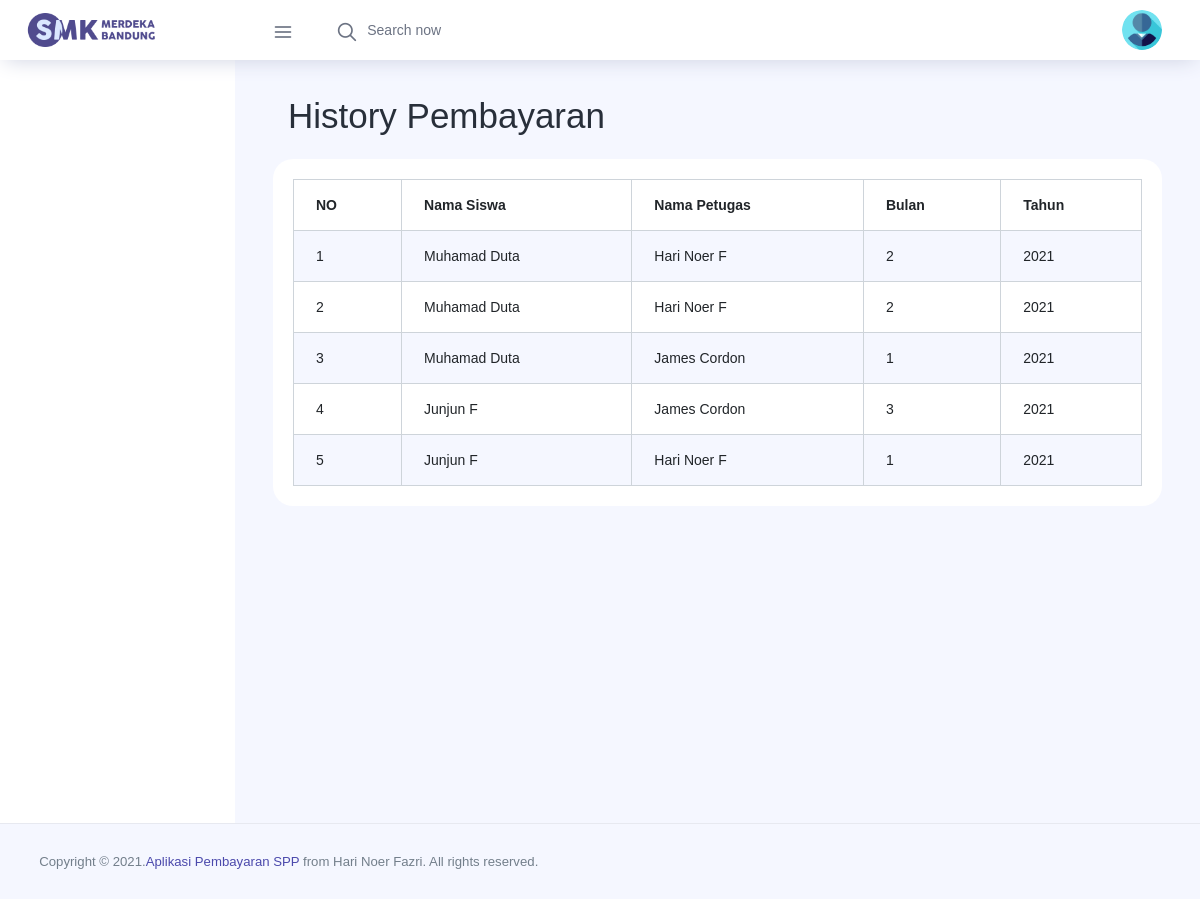
/index.php/pembayaran/history_pembayaran, run on the app's committed database.
### tables this page shows
CREATE TABLE `pembayaran` (
  `id_pembayaran` int(10) UNSIGNED NOT NULL,
  `id_petugas` int(11) NOT NULL,
  `nisn` varchar(10) NOT NULL,
  `tgl_bayar` date NOT NULL,
  `bulan_dibayar` varchar(8) NOT NULL,
  `tahun_dibayar` varchar(4) NOT NULL,
  `jumlah_bayar` int(11) NOT NULL
);

CREATE TABLE `siswa` (
  `nisn` varchar(10) NOT NULL,
  `nis` varchar(8) NOT NULL,
  `nama` varchar(35) NOT NULL,
  `username` varchar(35) NOT NULL,
  `password` varchar(40) NOT NULL,
  `id_kelas` int(11) NOT NULL,
  `id_petugas` int(11) NOT NULL,
  `alamat` text NOT NULL,
  `no_telp` varchar(13) NOT NULL,
  `id_spp` int(11) NOT NULL
);

CREATE TABLE `petugas` (
  `id_petugas` int(11) NOT NULL,
  `username` varchar(25) NOT NULL,
  `password` varchar(40) NOT NULL,
  `nama_petugas` varchar(35) NOT NULL,
  `level` enum('admin','petugas') NOT NULL
);

### application/controllers/Pembayaran.php (called while the page is built, shortened)
<?php
class Pembayaran extends CI_Controller
{
	public function history_pembayaran()
	{
		$data['data_history'] = $this->M_pembayaran->get_data()->result();
		$data['title'] = 'History Pembayaran';
		$this->load->view('layouts/header', $data);
		$this->load->view('layouts/sidebar');
		$this->load->view('admin/pembayaran/history_pembayaran', $data);
		$this->load->view('layouts/footer');
	}
}

### index.php (called while the page is built, shortened)
<?php
require_once BASEPATH.'core/CodeIgniter.php';

### application/models/M_pembayaran.php (called while the page is built, shortened)
<?php
class M_pembayaran extends CI_Model
{
	public function get_data()
	{
		$this->db->join('siswa', 'siswa.nisn = pembayaran.nisn');
		$this->db->join('kelas', 'kelas.id_kelas = siswa.id_kelas');
		$this->db->join('petugas', 'petugas.id_petugas = pembayaran.id_petugas');
		$this->db->order_by('pembayaran.id_pembayaran', 'desc');
		return $this->db->get('pembayaran');
	}
}

### application/views/admin/pembayaran/history_pembayaran.php (the view)
<div class="content-wrapper">
	<div class="content-header">
		<div class="container-fluid">
			<div class="row mb-2">
				<div class="col-sm-6">
					<h2 class="m-0 text-dark">History Pembayaran</h2><br />
				</div>
			</div>
		</div>
	</div>
	<section class="content">
		<div class="row">
			<div class="col-12">
				<div class="card">
					<div class="card-body">
						<table id="example1" class="table table-bordered table-striped">
							<thead>
								<tr>
									<th>NO</th>
									<th>Nama Siswa</th>
									<th>Nama Petugas</th>
									<th>Bulan</th>
									<th>Tahun</th>
								</tr>
							</thead>
							<tbody>
								<?php $no = 1;
								foreach ($data_history as $history) { ?>
									<tr>
										<td><?php echo $no++ ?></td>
										<td><?php echo $history->nama ?></td>
										<td><?php echo $history->nama_petugas ?></td>
										<td><?php echo $history->bulan_dibayar ?></td>
										<td><?php echo $history->tahun_dibayar ?></td>
									</tr>
								<?php } ?>
							</tbody>
						</table>
					</div>
				</div>
			</div>
		</div>
	</section>
</div>
</div>

### data on the page
pembayaran: siswa.nama "Muhamad Duta", id_petugas.nama_petugas "Hari Noer F", bulan_dibayar "2", tahun_dibayar "2021"
pembayaran: siswa.nama "Muhamad Duta", id_petugas.nama_petugas "Hari Noer F", bulan_dibayar "2", tahun_dibayar "2021"
pembayaran: siswa.nama "Muhamad Duta", id_petugas.nama_petugas "James Cordon", bulan_dibayar "1", tahun_dibayar "2021"
pembayaran: siswa.nama "Junjun F", id_petugas.nama_petugas "James Cordon", bulan_dibayar "3", tahun_dibayar "2021"
pembayaran: siswa.nama "Junjun F", id_petugas.nama_petugas "Hari Noer F", bulan_dibayar "1", tahun_dibayar "2021"
